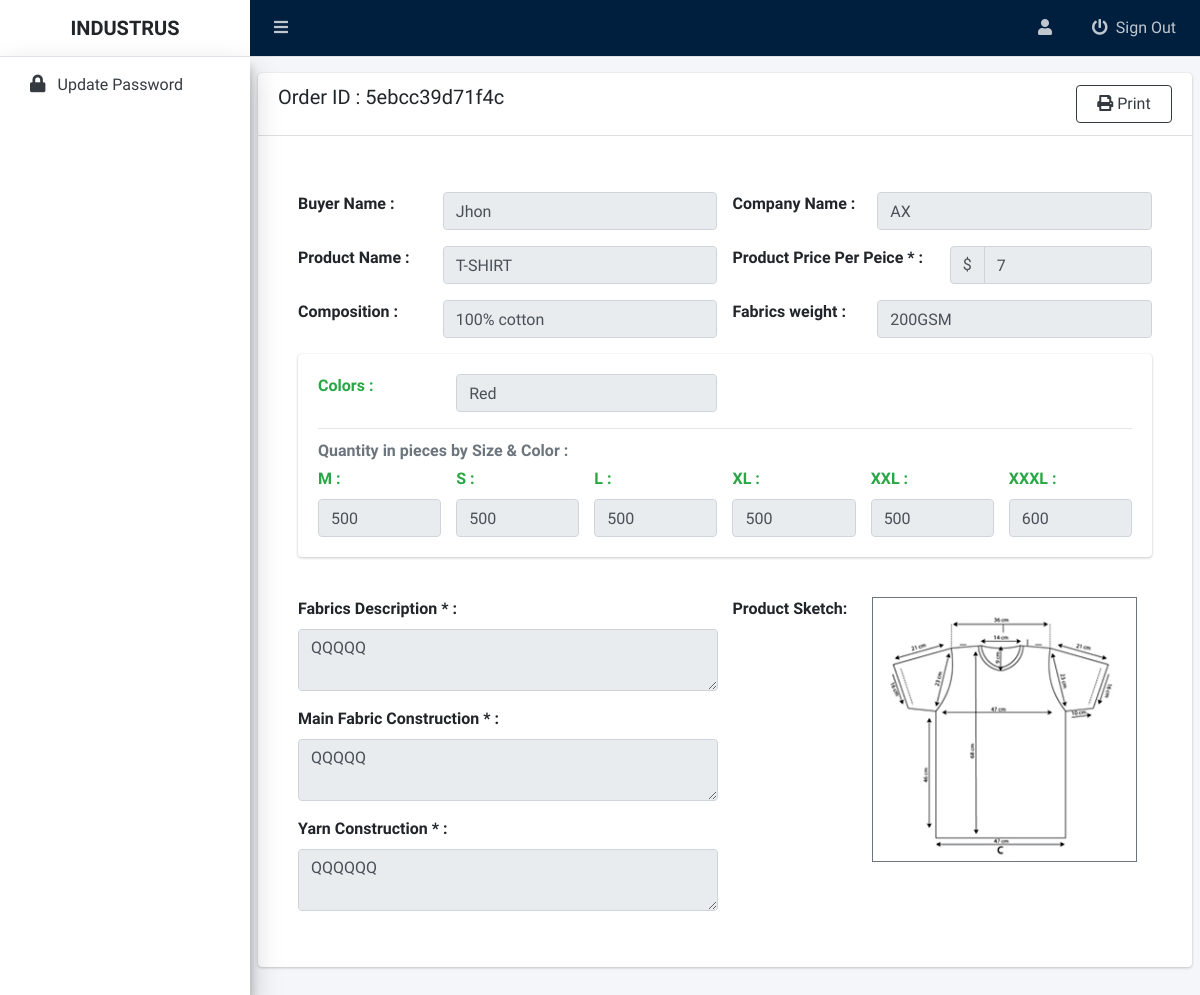
The page /admin/knitting-finished-order-details?order-id=5ebcc39d71f4c on the database its author committed.
### tables this page shows
CREATE TABLE `order_details` (
  `orderId` varchar(50) NOT NULL,
  `user_id` int(11) NOT NULL,
  `buyerName` varchar(200) NOT NULL,
  `companyName` varchar(200) NOT NULL,
  `productName` varchar(100) NOT NULL,
  `productPrice` varchar(100) NOT NULL,
  `composition` varchar(100) NOT NULL,
  `fabricsWeight` varchar(100) NOT NULL,
  `samplePcs` varchar(10) NOT NULL,
  `fabricConstruction` varchar(100) NOT NULL,
  `febricDescription` varchar(100) NOT NULL,
  `productSketch` varchar(200) NOT NULL,
  `yarnDescription` varchar(150) NOT NULL,
  `frontMeasurementSketch` varchar(200) NOT NULL,
  `backMeasurementSketch` varchar(200) NOT NULL,
  `collarMeasurementSketch` varchar(200) NOT NULL,
  `frontSewingSkecth` varchar(200) NOT NULL,
  `frontPlacketSkecth` varchar(200) NOT NULL,
  `slideSlitSkecth` varchar(200) NOT NULL,
  `pcs_per_box` varchar(15) NOT NULL,
  `shipmentDate` varchar(100) NOT NULL,
  `detailOrderDate` varchar(100) NOT NULL,
  `sampleOrderDate` varchar(100) NOT NULL,
  `finishedDate` varchar(50) NOT NULL,
  `status` int(11) NOT NULL DEFAULT 0 COMMENT '0=sampledefault,1=sample_accepted,2=sample_rejected,3=pendingDetails,4 = userImputted,5=task-allocated,6=Order-in-production, 7 =order_finished'
);

CREATE TABLE `order_colors_quantity` (
  `id` int(11) NOT NULL,
  `order_id` varchar(50) NOT NULL,
  `color` varchar(50) NOT NULL,
  `sQuantity` varchar(20) NOT NULL,
  `mQuantity` varchar(20) NOT NULL,
  `lQuantity` varchar(20) NOT NULL,
  `xlQuantity` varchar(20) NOT NULL,
  `xxlQuantity` varchar(20) NOT NULL,
  `xxxlQuantity` varchar(20) NOT NULL,
  `total` int(11) NOT NULL
);

### admin/knitting-finished-order-details.php (the view, shortened to what this page needs)
<?php
include 'includes/admin-header.php';
include 'includes/admin-navbar.php';
include 'includes/admin-sidebar.php';
$conn = connect();
if (isset($_GET['order-id'])) {
    $sql = "SELECT * FROM order_details WHERE orderId = ?";
    $stmt = $conn->prepare($sql);
    $stmt->bind_param("s", $id);
    $id = $_GET['order-id'];
    $stmt->execute();
    $result = $stmt->get_result();
    $row = $result->fetch_assoc();
    $query = "SELECT * FROM order_colors_quantity WHERE order_id = ?";
    $stmt = $conn->prepare($query);
    $stmt->bind_param("s", $id);
    $stmt->execute();
    $result2 = $stmt->get_result();
    while ($data = $result2->fetch_assoc()) {
        $colors[] = $data;
    }
} else {
    return;
}
?>
<section class="content py-3" id="printableArea">
    <div class="card">
        <div class="card-header">
            <div class="row">
                <div class="col-sm-4">
                    <h5> Order ID :&nbsp;<?= $row['orderId'] ?></h5>
                </div>
                <div class="col-sm-4">
                </div>
                <div class="col-sm-4">
                    <button class=" btn btn-outline-dark col-sm-4  float-right print" onclick="printDiv('printableArea')"><i class="fas fa-print"></i> Print</button>
                </div>
            </div>
        </div>
        <div class="card-body">
            <div class="card-body mt-3">
                <div class="row mb-3">
                    <div class="col-sm-2">
                        <label for="buyerName" class="control-label"><b>Buyer Name :</b></label>
                    </div>
                    <div class="col-sm-4">
                        <input type="text" class="form-control" id="buyerName" name="buyerName" value="<?= $row['buyerName'] ?>" disabled>
                    </div>
                    <div class="col-sm-2">
                        <label for="companyName" class="control-label"><b>Company Name :</b></label>
                    </div>
                    <div class="col-sm-4">
                        <input type="text" class="form-control" value="<?= $row['companyName'] ?>" disabled>
                    </div>
                </div>
                <div class="row mb-3">
                    <div class="col-sm-2">
                        <label for="productName" class="control-label"><b>Product Name :</b></label>
                    </div>
                    <div class="col-sm-4">
                        <input type="text" class="form-control" value="<?= $row['productName'] ?>" disabled>
                    </div>
                    <div class="col-sm-3">
                        <label for="productName" class="control-label"><b>Product Price Per Peice <span class="error">*</span> :</b></label>
                    </div>
                    <div class="col-sm-3">
                        <div class="input-group">
                            <div class="input-group-prepend">
                                <span class="input-group-text">$</span>
                            </div>
                            <input type="text" class="form-control num" aria-label="Amount (to the nearest dollar)" value="<?= $row['productPrice'] ?>" disabled>
                        </div>
                    </div>
                </div>
                <div class="row mb-3">
                    <div class="col-sm-2">
                        <label for="composition" class="control-label"><b>Composition :</b></label>
                    </div>
                    <div class="col-sm-4">
                        <input type="text" class="form-control" value="<?= $row['composition'] ?>" disabled>
                    </div>
                    <div class="col-sm-2">
                        <label for="fabricsWeight" class="control-label"><b>Fabrics weight
                                :</b></label>
                    </div>
                    <div class="col-sm-4">
                        <input type="text" class="form-control" value="<?= $row['fabricsWeight'] ?>" disabled>
                    </div>
                </div>
                <?php
                foreach ($colors as $key => $value) {
                ?>
                    <div class="card border-success">
                        <div class="card-body text-success">
                            <div class="mb-2 row">
                                <div class="col-sm-2">
                                    <label for="colors" class="control-label"><b>Colors :</b></label>
                                </div>
                                <div class="col-sm-4">
                                    <input type="text" class="form-control" value="<?= $value['color'] ?>" disabled>
                                </div>
                            </div>
                            <hr>
                            <div class="card-subtitle mb-1 text-muted"><b>Quantity in pieces by Size & Color :</b></div>
                            <div class="row">
                                <div class="col-sm-2">
                                    <label for="mQuantity" class="control-label">M :</label>
                                    <input type="text" class="form-control" value="<?= $value['mQuantity'] ?>" disabled>
                                </div>
                                <div class="col-sm-2">
                                    <label for="sQuantity" class="">S :</label>
                                    <input type="text" class="form-control" value="<?= $value['sQuantity'] ?>" disabled>
                                </div>
                                <div class="col-sm-2">
                                    <label for="lQuantity" class="">L :</label>
                                    <input type="text" class="form-control" value="<?= $value['lQuantity'] ?>" disabled>
                                </div>
                                <div class="col-sm-2">
                                    <label for="xlQuantity" class="control-label">XL :</label>
                                    <input type="text" class="form-control" value="<?= $value['xlQuantity'] ?>" disabled>
                                </div>
                                <div class="col-sm-2">
                                    <label for="xxlQuantity" class="">XXL :</label>
                                    <input type="text" class="form-control" value="<?= $value['xxlQuantity'] ?>" disabled>
                                </div>
                                <div class="col-sm-2">
                                    <label for="xxxlQuantity" class="">XXXL :</label>
                                    <input type="text" class="form-control" value="<?= $value['xxxlQuantity'] ?>" disabled>
                                </div>
                            </div>
                        </div>
                    </div>
                <?php } ?>
                <div class="row">
                    <div class="col-sm-6">
                        <div class="form-group">
                            <label for="febricDescription"><b>Fabrics Description <span class="error">*</span> :</b></label>
                            <textarea class="form-control" rows="2" disabled><?= $row['febricDescription'] ?></textarea>
                        </div>
                        <div class="form-group">
                            <label for="fabricConstruction" class="control-label"><b>Main Fabric Construction <span class="error">*</span> :</b></label>
                            <textarea class="form-control" rows="2" disabled><?= $row['fabricConstruction'] ?></textarea>
                        </div>
                        <div class="form-group">
                            <label for="yarnDescription" class="control-label"><b>Yarn Construction <span class="error">*</span> :</b></label>
                            <textarea class="form-control" rows="2" disabled><?= $row['yarnDescription'] ?></textarea>
                        </div>
                    </div>
                    <div class="row col-sm-6">
                        <div class="col-sm-4">
                            <label for="myImg" class="control-label"><b>Product Sketch:</b></label>
                        </div>
                        <div class="col-sm-8">
                            <a href="../img/samples/<?= $row['productSketch'] ?>" data-toggle="lightbox" data-title="product Sketch" data-gallery="gallery">
                                <img src="../img/samples/<?= $row['productSketch'] ?>" class="img-fluid mb-2 border border-secondary" alt="product Sketch" />
                            </a>
                        </div>
                    </div>
                </div>
            </div>
        </div>
    </div>
</section>
<?php include 'includes/admin-footer.php'; ?>
</body>
</html>

### rows shown on the page
order_details: orderId "5ebcc39d71f4c", buyerName "Jhon", companyName "AX", productName "T-SHIRT", productPrice "7", composition "100% cotton", fabricsWeight "200GSM", febricDescription "QQQQQ", fabricConstruction "QQQQQ", yarnDescription "QQQQQQ", productSketch (picture)
order_colors_quantity: color "Red", mQuantity "500", sQuantity "500", lQuantity "500", xlQuantity "500", xxlQuantity "500", xxxlQuantity "600"
